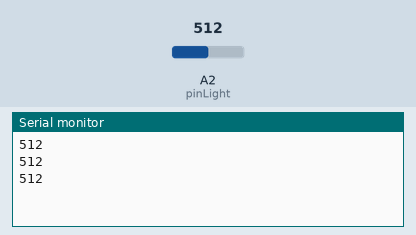
Bench run of a sketch on a simulated Arduino Uno, built with avr-gcc and run on an emulated ATmega328P. Shown: the last lines printed to the serial monitor. Inputs (shaded band) come from the test bench; at power-on: A2 (pinLight) = 512.

Above: at 1.3 s.
1.4 s: A2 (pinLight) set to 716
At 1.9 s:
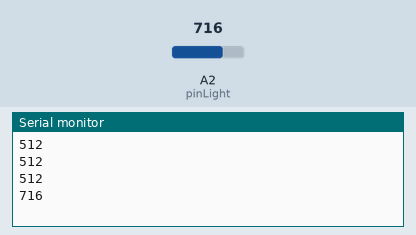
2.9 s: A2 (pinLight) set to 900
At 3.3 s:
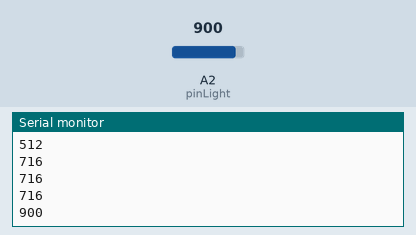
Timing chart, 0 to 5.9 s (numbered marks = the images above; inputs shaded):
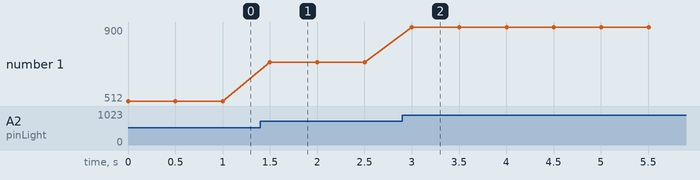

The sketch:

Light.ino
```cpp
const int pinLight = 2;

int val = 0;

void setup() {
  // put your setup code here, to run once:
  Serial.begin(9600);
}

void loop() {
  // put your main code here, to run repeatedly:
  val = analogRead(pinLight);

  Serial.println(val);

  delay(500);
}
```

Measured:
- after the input at 1.4 s, the serial monitor: prints a new line after 0.10 s (image 1)
- after the input at 2.9 s, the serial monitor: prints a new line after 0.10 s (image 2)
- plotted number 1: 512 → 716 after the input at 1.4 s, 716 → 900 after the input at 2.9 s
